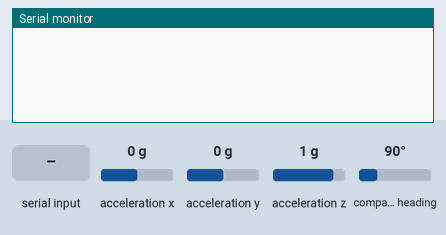
Simulated run of this sketch. Board: Arduino Uno, built with avr-gcc and run on an emulated ATmega328P. Parts: the last lines printed to the serial monitor. Inputs (shaded band) come from the test bench; at power-on: acceleration x 0 g, acceleration y 0 g, acceleration z 1 g, compass heading 90°.

Above: at 1.9 s.
2.0 s: "handshake1\n" received over Serial
At 3.0 s:
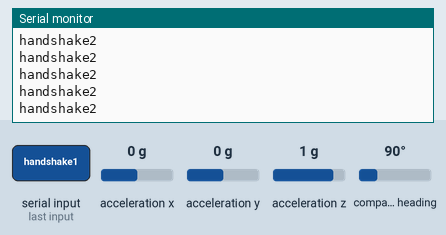
3.9 s: acceleration x set to 0.8 g
At 4.4 s:
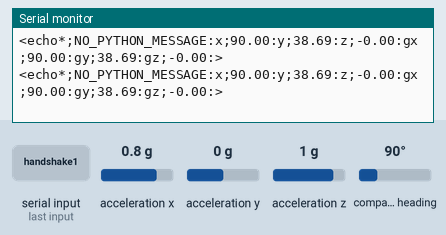
6.9 s: acceleration y set to 0.8 g
At 7.8 s:
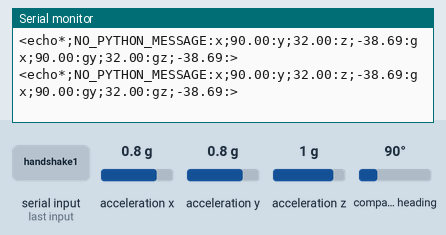
9.9 s: acceleration z set to -1.4 g
At 10.6 s:
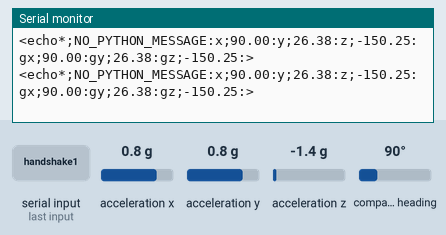
12.9 s: "1\n" received over Serial
Timing chart, 0 to 13.3 s (numbered marks = the images above; inputs shaded):
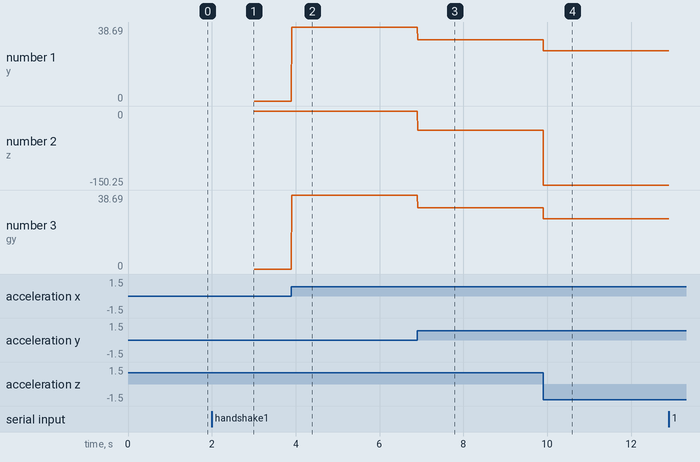

The sketch:

IMU.ino
```cpp
#include <Wire.h>
#include <Adafruit_Sensor.h>
#include <Adafruit_BNO055.h>
#include <utility/imumaths.h>
#include "pyCommsLib.h"

Adafruit_BNO055 bno = Adafruit_BNO055(55);
String dataCarrier[6];
String msgName[] = {"x","y","z","gx","gy","gz"};
void setup(void)
{
  Serial.begin(115200);
  //Serial.println("Orientation Sensor Test"); Serial.println("");

  /* Initialise the sensor */
  if(!bno.begin())
  {
    /* There was a problem detecting the BNO055 ... check your connections */
    Serial.print("Ooops, no BNO055 detected ... Check your wiring or I2C ADDR!");
    while(1);
  }

  delay(1000);

  bno.setExtCrystalUse(true);
  init_python_communication();
}

void loop(void)
{
  /* Get a new sensor event */
  sensors_event_t event;
  bno.getEvent(&event);
  dataCarrier[0] = String(event.orientation.x);
  dataCarrier[1] = String(event.orientation.y);
  dataCarrier[2] = String(event.orientation.z);
  dataCarrier[3] = String(event.gyro.x);
  dataCarrier[4] = String(event.gyro.y);
  dataCarrier[5] = String(event.gyro.z);
  load_msg_to_python(msgName, dataCarrier, size_of_array(msgName));
  /* Display the floating point data */
  sync();
 // Serial.print(event.orientation.x, 4);
 //  Serial.print(",");
 //  Serial.print(event.orientation.y, 4);
 //  Serial.print(",");
 //  Serial.print(event.orientation.z, 4);
 //  Serial.println("");

 // delay(100);
}
```

pyCommsLib.cpp
```cpp
#include "pyCommsLib.h"
#include "Arduino.h"


#define size_of_array(arr) sizeof(arr) / sizeof(*arr)


String rawMsgFromPython = "NO_PYTHON_MESSAGE";
String payload = "";


String getValue(String data, char separator, int index)
{
  int found = 0;
  int strIndex[] = {0, -1};
  int maxIndex = data.length() - 1;
  for (int i = 0; i <= maxIndex && found <= index; i++) {
    if (data.charAt(i) == separator || i == maxIndex) {
      found++;
      strIndex[0] = strIndex[1] + 1;
      strIndex[1] = (i == maxIndex) ? i + 1 : i;
    }
  }
  return found > index ? data.substring(strIndex[0], strIndex[1]) : "";
}

void load_msg_to_python(String* msgName, String* msg, int numOfMsg) {
  // If we have the same number of data compared to the message
  payload = "";

  for (int i = 0; i < numOfMsg; i++) {
    payload.concat(msgName[i]);
    payload.concat(";");
    payload.concat(msg[i]);
    payload.concat(":");
  }
}

void receive_msg_from_python() {

  String msg = "";

  while (Serial.available()) {
    if (Serial.available()) {
      msg = Serial.readStringUntil('\n');
    }
  }

  if (msg != "") {
    rawMsgFromPython = msg;
  }

}


String latest_received_msg(int index = -1) {
  if(index == -1) {
    return rawMsgFromPython;
  }
  else {
    return getValue(rawMsgFromPython, '@', index);
  }
}

void init_python_communication() {

  while (true) {
    // if the python side sent a message
    if (Serial.available() > 0) {
      String rawMsgFromPython = Serial.readStringUntil('\n');
      if (rawMsgFromPython == "handshake1") {
        break;
      }
    }
  }

  long timer = millis();
  while (millis() - timer < 1000) {
    Serial.println("handshake2");
  }


  while (Serial.available()) {
    Serial.read();
  }

  sync();
}


void sync() {
  receive_msg_from_python();
  String final_payload = "<echo*;";
  final_payload.concat(latest_received_msg());
  final_payload.concat(":");
  final_payload.concat(payload);
  final_payload.concat(">");
  Serial.println(final_payload);
}
```

pyCommsLib.h
```cpp
#ifndef PYCOMMSLIB_H
#define PYCOMMSLIB_H

#define size_of_array(arr) sizeof(arr) / sizeof(*arr)

#include <Arduino.h>

String getValue(String data, char separator, int index);

void load_msg_to_python(String* msgName, String* msg, int numOfMsg);

String latest_received_msg(int index = -1);

void init_python_communication();

void sync();

#endif
```

Measured:
- after the input at 2.0 s, the serial monitor: prints a new line at once (image 1)
- after the input at 3.9 s, the serial monitor: prints a new line at once (image 2)
- after the input at 6.9 s, the serial monitor: prints a new line at once (image 3)
- after the input at 9.9 s, the serial monitor: prints a new line at once (image 4)
- plotted number 1: 0 → 38.69 after the input at 3.9 s, 38.69 → 32 after the input at 6.9 s, 32 → 26.38 after the input at 9.9 s
- plotted number 2: 0 → -38.69 after the input at 6.9 s, -38.69 → -150.25 after the input at 9.9 s
- plotted number 3: 0 → 38.69 after the input at 3.9 s, 38.69 → 32 after the input at 6.9 s, 32 → 26.38 after the input at 9.9 s
